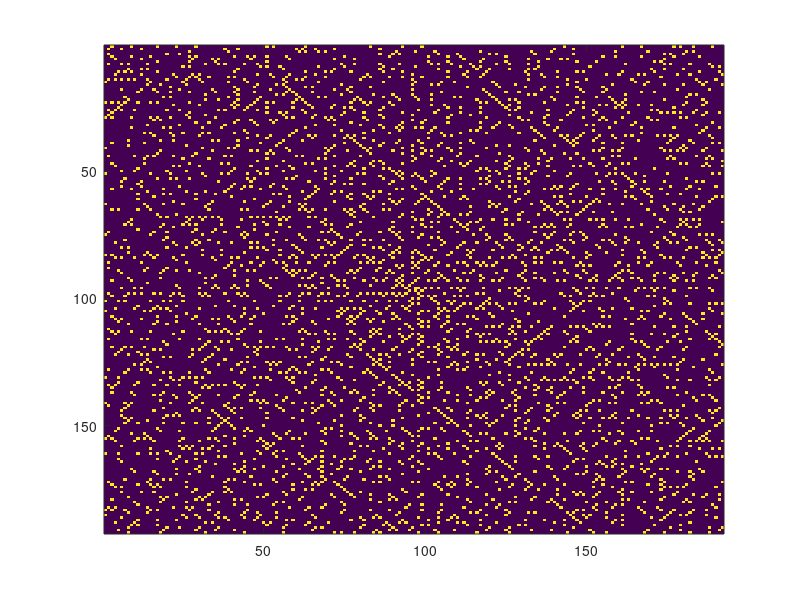

This figure's MATLAB source:
%% ulam's spiral 

nof_pixels = 768/4;
mask = zeros(nof_pixels, nof_pixels);


spiral_length = length(mask(:));
primes = 1:spiral_length;
primes = isprime(primes);

x_coord = zeros(spiral_length,1);
y_coord = x_coord;
x_coord(1) = nof_pixels/2;
y_coord(1) = nof_pixels/2;
m = 2;
sidelength = 1;


% make a spiral of coordinates
while m <= spiral_length
      
    % go right
    for n = m:(m+sidelength-1)
        x_coord(n) = x_coord(n-1) + 1;
        y_coord(n) = y_coord(n-1);
    end
    m = m+sidelength;
    
    % go up
    for n = m:(m+sidelength-1)
        x_coord(n) = x_coord(n-1);
        y_coord(n) = y_coord(n-1) + 1;
    end
    m = m+sidelength;
    sidelength = sidelength + 1;
    
    % go left
    for n = m:(m+sidelength-1)
        x_coord(n) = x_coord(n-1) - 1;
        y_coord(n) = y_coord(n-1);
    end
    m = m+sidelength;
    
    % go down
    for n = m:(m+sidelength-1)
        x_coord(n) = x_coord(n-1);
        y_coord(n) = y_coord(n-1) - 1;
    end
    m = m+sidelength;
    sidelength = sidelength + 1;
end

% figure(1)
    % plot(x_coord, y_coord)
    % axis equal
    % grid on

for n = 1:length(primes)
    if primes(n)
        mask(y_coord(n), x_coord(n)) = 1;
    end
end

imagesc(mask)
save('../ulamsspiral_192.mat', 'mask')